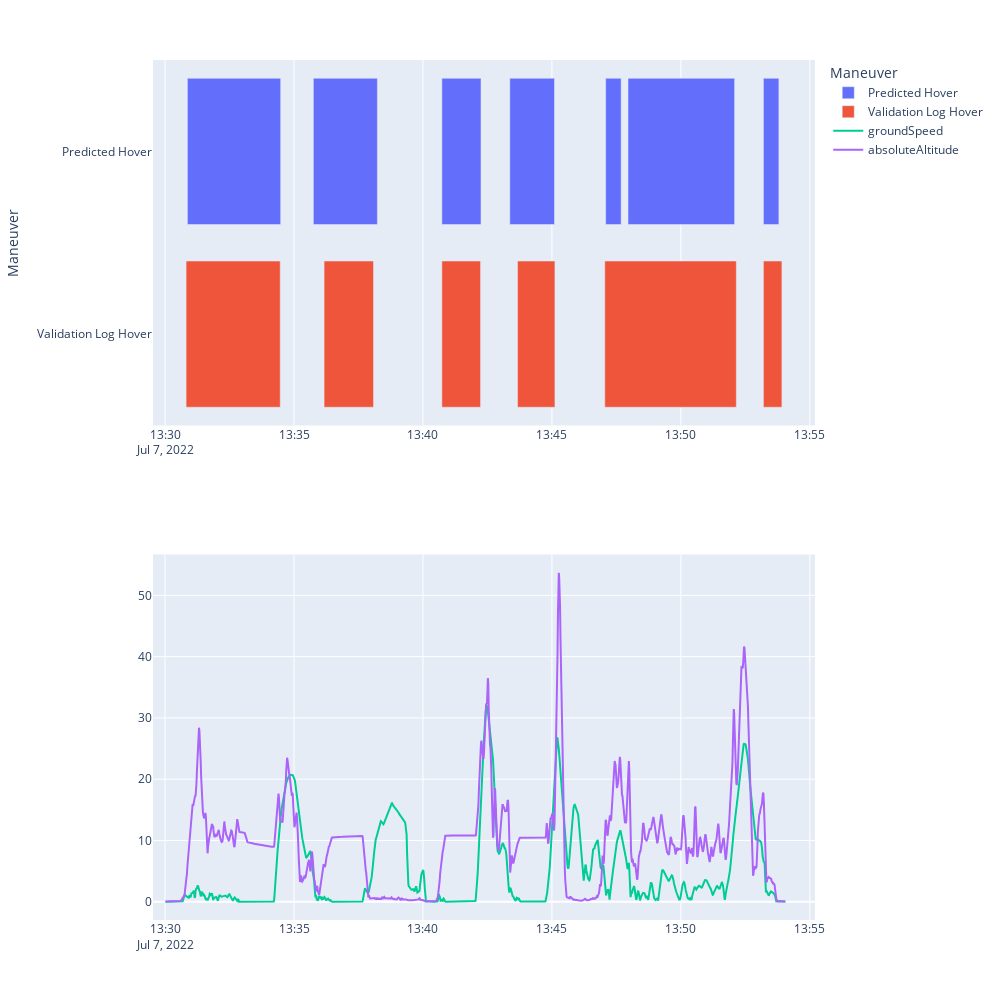

Notebook cell for this chart:
### Code cell
import plotly.express as px
import pandas as pd
import numpy as np
from plotly.subplots import make_subplots
import plotly.graph_objects as go


df = pd.DataFrame(arr)

fig2 = px.timeline(df,
                  x_start="Start",
                  x_end="Finish",
                  y="Maneuver",
                  color="Maneuver")

trace1 = go.Scatter(x=validation_file['datetime'],
                    y=validation_file['groundSpeed'],
                   name = 'groundSpeed')
trace2 = go.Scatter(x=validation_file['datetime'],
                    y=validation_file['absoluteAltitude'],
                   name = 'absoluteAltitude')


fig = make_subplots(rows=2,
                    cols=1,
                    figure=fig2, shared_xaxes=True)
fig.add_trace(trace1, 
              row=2,
              col=1)
fig.add_trace(trace2,
              row=2,
              col=1)
fig.update_layout(width=1000,
                  height=1000,
                  xaxis1_showticklabels=True,
                  xaxis2_showticklabels=True,
                 )
fig.show()

### Figure 1 — Plotly figure (JSON) as saved in the notebook; plotly's stock layout.template omitted (floating-point values rounded to 4 significant figures; data arrays with more than 128 entries replaced by an {"elided": "..."} marker saying what was removed)
{"data": [{"alignmentgroup": "True", "base": ["2022-07-07T13:30:52", "2022-07-07T13:35:45", "2022-07-07T13:40:44", "2022-07-07T13:43:22", "2022-07-07T13:47:05", "2022-07-07T13:47:57", "2022-07-07T13:53:12"], "hovertemplate": "Maneuver=%{y}<br>Start=%{base}<br>Finish=%{x}<extra></extra>", "legendgroup": "Predicted Hover", "marker": {"color": "#636efa", "pattern": {"shape": ""}}, "name": "Predicted Hover", "offsetgroup": "Predicted Hover", "orientation": "h", "showlegend": true, "textposition": "auto", "type": "bar", "x": [217000, 149000, 91000, 104000, 36000, 248000, 36000], "xaxis": "x", "y": ["Predicted Hover", "Predicted Hover", "Predicted Hover", "Predicted Hover", "Predicted Hover", "Predicted Hover", "Predicted Hover"], "yaxis": "y"}, {"alignmentgroup": "True", "base": ["2022-07-07T13:30:49", "2022-07-07T13:36:10", "2022-07-07T13:40:44", "2022-07-07T13:43:40", "2022-07-07T13:47:03", "2022-07-07T13:53:12"], "hovertemplate": "Maneuver=%{y}<br>Start=%{base}<br>Finish=%{x}<extra></extra>", "legendgroup": "Validation Log Hover", "marker": {"color": "#EF553B", "pattern": {"shape": ""}}, "name": "Validation Log Hover", "offsetgroup": "Validation Log Hover", "orientation": "h", "showlegend": true, "textposition": "auto", "type": "bar", "x": [219000, 115000, 90000, 87000, 306000, 43000], "xaxis": "x", "y": ["Validation Log Hover", "Validation Log Hover", "Validation Log Hover", "Validation Log Hover", "Validation Log Hover", "Validation Log Hover"], "yaxis": "y"}, {"name": "groundSpeed", "type": "scatter", "x": {"elided": "1443 str values"}, "xaxis": "x2", "y": {"elided": "1443 float values"}, "yaxis": "y2"}, {"name": "absoluteAltitude", "type": "scatter", "x": {"elided": "1443 str values"}, "xaxis": "x2", "y": {"elided": "1443 float values"}, "yaxis": "y2"}], "layout": {"barmode": "overlay", "height": 1000, "legend": {"title": {"text": "Maneuver"}, "tracegroupgap": 0}, "margin": {"t": 60}, "width": 1000, "xaxis": {"anchor": "y", "domain": [0, 1], "matches": "x2", "showticklabels": true, "type": "date"}, "xaxis2": {"anchor": "y2", "domain": [0, 1], "showticklabels": true}, "yaxis": {"anchor": "x", "categoryarray": ["Validation Log Hover", "Predicted Hover"], "categoryorder": "array", "domain": [0.575, 1], "title": {"text": "Maneuver"}}, "yaxis2": {"anchor": "x2", "domain": [0, 0.425]}}}
